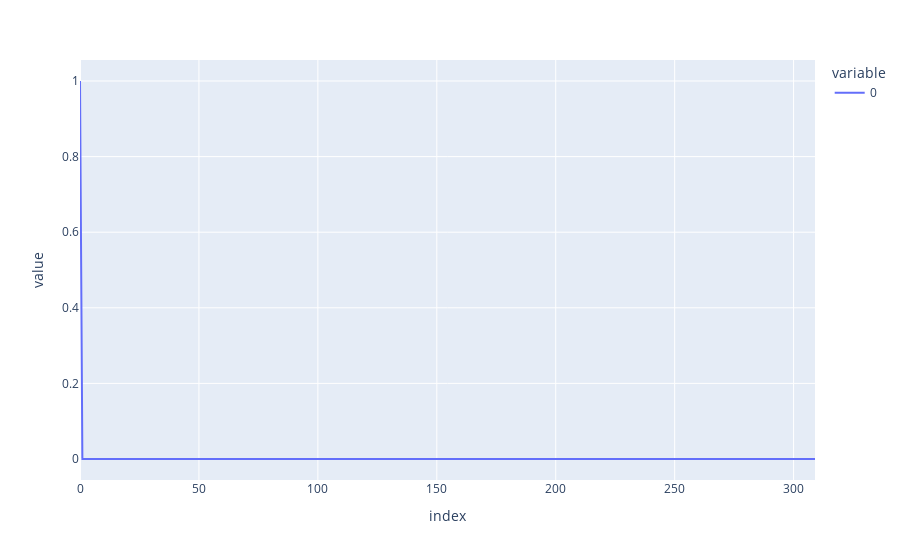

Notebook code cell kept with this figure:
### Code cell
px.line(ca_for(1000)[0])

### Figure 1 — Plotly figure (JSON) as saved in the notebook; plotly's stock layout.template omitted (floating-point values rounded to 4 significant figures; data arrays with more than 128 entries replaced by an {"elided": "..."} marker saying what was removed)
{"data": [{"hovertemplate": "variable=0<br>index=%{x}<br>value=%{y}<extra></extra>", "legendgroup": "0", "line": {"color": "#636efa", "dash": "solid"}, "marker": {"symbol": "circle"}, "mode": "lines", "name": "0", "orientation": "v", "showlegend": true, "type": "scatter", "x": {"elided": "310 int values"}, "xaxis": "x", "y": {"elided": "310 int values"}, "yaxis": "y"}], "layout": {"legend": {"title": {"text": "variable"}, "tracegroupgap": 0}, "margin": {"t": 60}, "xaxis": {"anchor": "y", "domain": [0, 1], "title": {"text": "index"}}, "yaxis": {"anchor": "x", "domain": [0, 1], "title": {"text": "value"}}}}
